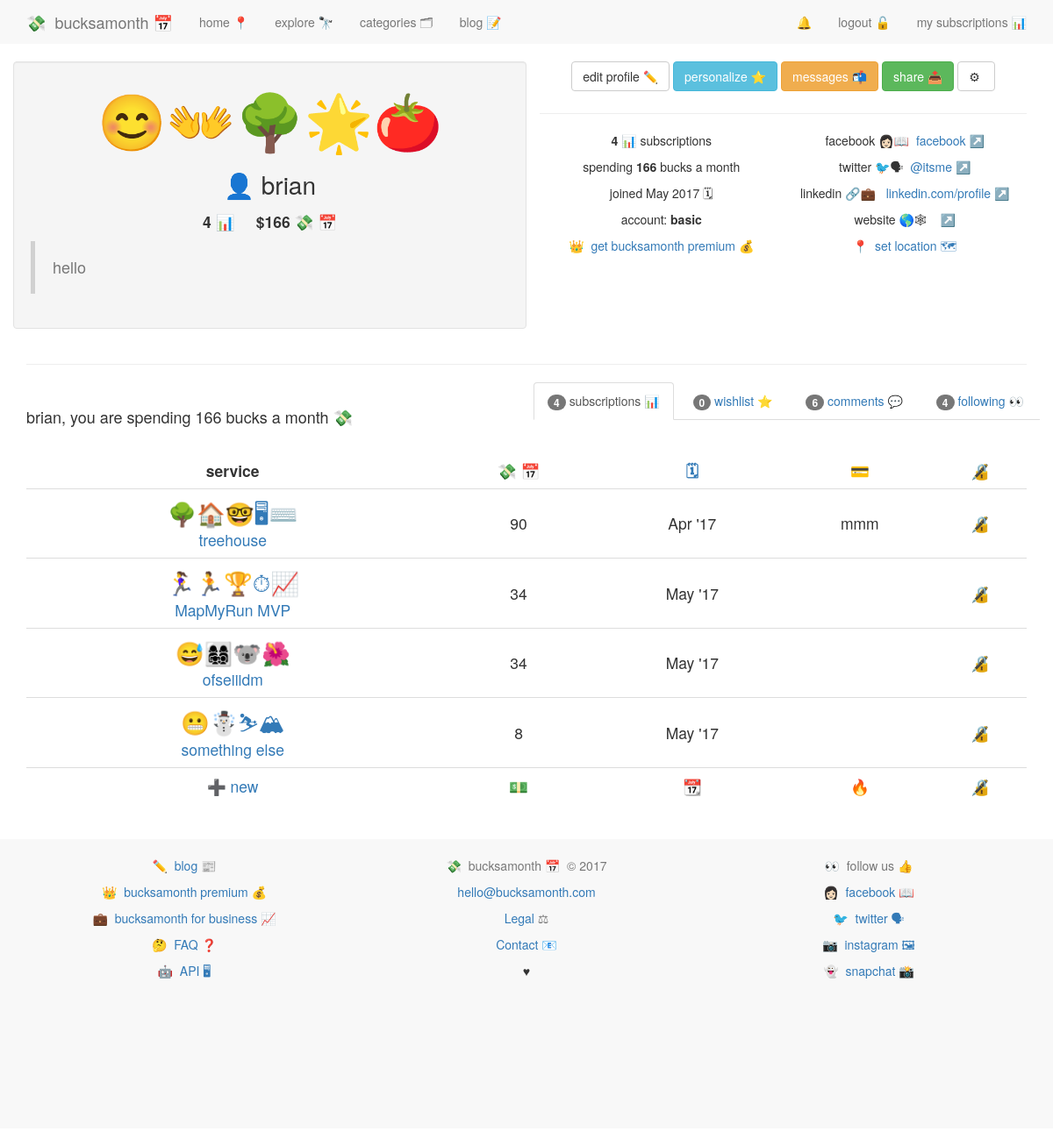
The page /account/profile/ (signed in) on the database its author committed.
### accounts/models.py (models this page shows, shortened)
class UserProfile(models.Model):
	user = models.OneToOneField(User)
	description = models.CharField(max_length=100, default='')
	twitter = models.CharField(max_length=100, default='')
	emoji = models.CharField(max_length=10, default='')
	facebook_url = models.URLField(max_length=400, blank=True)
	linkedin_url = models.URLField(max_length=400, blank=True)
	website = models.URLField(max_length=400, blank=True)
	setup = models.BooleanField(default=False)
	uid = models.CharField(default=uuid.uuid4, max_length=40)
	email_valid = models.BooleanField(default=False)
	followers = models.ManyToManyField('self')
	join_date = models.DateTimeField(auto_now_add=True, null=True, blank=True)
	def __str__(self):
		return self.user.username

### services/models.py (models this page shows, shortened)
class Subscription(models.Model):
	service 				= models.ForeignKey(Service, on_delete=models.CASCADE, related_name='subscription_service')
	user 					= models.ForeignKey(UserProfile, on_delete=models.CASCADE, related_name="subscribed_user")
	cc_nickname 			= models.CharField(max_length=10, default='')
	bucksamonth 			= models.DecimalField(max_digits=8, decimal_places=2, default=0.00)
	date_created			= models.DateField(default=date.today)
	wishlist				= models.BooleanField(default=False)
	private					= models.BooleanField(default=False)

class Service(models.Model):
	service_name 			= models.CharField(max_length=140)
	service_slug			= models.SlugField(blank=True)
	url_name 				= models.CharField(max_length=200)
	description_long		= models.CharField(max_length=500, default='')
	description_short		= models.CharField(max_length=140, default='')
	category				= models.ManyToManyField(Category, blank=True)
	featured				= models.BooleanField(default=False)
	date_created 			= models.DateField(auto_now=True)
	bucksamonth 			= models.DecimalField(max_digits=8, decimal_places=2, default=0.00)
	emoji					= models.CharField(max_length=20, default='')
	twitter 				= models.CharField(max_length=100, default='')
	tags 					= TaggableManager()
	def __str__(self):
		return str(self.service_name)
	def get_absolute_url(self):
		return "/services/%s/" % self.service_slug

### accounts/views.py (the view)
# urls.py: url(r'^(?P<username>.+)/$', view_profile, name='view_profile'),
@login_required
def view_profile(request):
	if request.user.userprofile.setup == True:
		subscriptions = Subscription.objects.filter(user=request.user.userprofile, wishlist=False)
		bucksamonth = Subscription.objects.filter(user=request.user.userprofile)
		wishlist = Subscription.objects.filter(user=request.user.userprofile, wishlist=True)
		bucksamonth = sum([subscription.bucksamonth for subscription in subscriptions])
		comments = Comment.objects.filter(user=request.user)
		friend_object, created = Friend.objects.get_or_create(current_user=request.user.userprofile)
		friends = [friend for friend in friend_object.users.all() if friend != request.user.userprofile]
		follower_count = len(friends)
		args = {'user':request.user,
				'subscriptions':subscriptions,
				'bucksamonth':bucksamonth,
				'wishlist':wishlist,
				'comments':comments,
				'friends':friends,
				'follower_count':follower_count,
		}
		return render(request, 'accounts/profile.html', args)
	return redirect('accounts:setup')

### accounts/templatetags/urlify.py (called while the page is built)
@register.filter
def urlify(value):
	return quote_plus(value)

### blog/models.py (called while the page is built)
    def __str__(self):
        return self.title

    def get_absolute_url(self):
        return reverse("blog:detail", kwargs={"slug":self.slug})

### accounts/templates/accounts/profile.html (shortened to what this page needs)
{% extends 'base.html' %}
{% load urlify %}
{% block content %}
{% include 'nav.html' %}
<div class="row">
<div class="col-md-6 well">
<p style="font-size:4.5em; text-align:center;">{{ user.userprofile.emoji }}</p>
<p style="font-size:2em; text-align:center;">👤 {{ user.username }}</p>
<p style="font-size:1.25em; text-align:center;"><strong>{{ subscriptions.all.count }} 📊&nbsp;&nbsp;&nbsp;</strong>&nbsp;&nbsp;<strong>${{ bucksamonth | floatformat:"0" }} 💸&nbsp;📅</strong></p>
<blockquote>
<h4 class="text-muted">{{ user.userprofile.description }}</h4>
</blockquote>
</div>
<div class="col-md-6 ">
<div style='text-align:center;'>
<div class='button-wrapper'>
<a type="link" class='btn btn-default' href="{% url 'accounts:edit' %}">edit profile ✏️</a>
<a type="link" class="btn btn-info" href="{% url 'accounts:update_personal_info' %}">personalize ⭐️</a>
<a type="link" class="btn btn-warning" href="{% url 'accounts:inbox' %}">messages 📬</a>
<a class="btn btn-success" href="#share" data-toggle="modal" data-target="#myModal-share">share 📤</a>
<a class="btn btn-default" href="#">⚙&nbsp;</a>
</div>
<hr>
<div class="col-md-6">
	<p><strong>{{ subscriptions.all.count }} 📊</strong> subscriptions</p>
	<p>spending <strong>{{ bucksamonth | floatformat:"0" }}</strong> bucks a month</p>
	<p>joined {{ request.user.userprofile.join_date | date:"M Y" }} 🗓</p>
	<p>account: <strong>basic</strong></p>
	<p><a href="#">👑&nbsp;&nbsp;get bucksamonth premium 💰</a></p>
</div>
<div class="col-md-6">
<p>facebook 👩🏻📖&nbsp;&nbsp;<a href="{{ request.user.userprofile.facebook_url }}">facebook</a> ↗️</p>
<p>twitter 🐦🗣&nbsp;&nbsp;<a href="https://twitter.com/{{ request.user.userprofile.twitter }}">{{ request.user.userprofile.twitter }}</a> ↗️</p>
<p>linkedin 🔗💼 &nbsp;&nbsp;<a href="{{ request.user.userprofile.linkedin_url }}">linkedin.com/profile</a> ↗️</p>
<p>website 🌎🕸 &nbsp;&nbsp;<a href="{{ request.user.userprofile.website }}">{{ request.user.userprofile.website }}</a> ↗️</p>
<p><a href='#'>📍&nbsp;&nbsp;set location 🗺</a></p>
</div>
</div>
</div>
</div>
<hr>
</div>
<div class="container">
	  <ul class="nav nav-tabs navbar-right" role="tablist">
	    <li role="presentation" class="active"><a href="#subscriptions" aria-controls="subscriptions" role="tab" data-toggle="tab"><span class="badge">{{ subscriptions.count }}</span> subscriptions 📊</a></li>
	    <li role="presentation"><a href="#wishlist" aria-controls="wishlist" role="tab" data-toggle="tab"><span class="badge">{{ wishlist.count }}</span> wishlist ⭐️</a></li>
	    <li role="presentation"><a href="#comments" aria-controls="comments" role="tab" data-toggle="tab"><span class="badge">{{ comments.count }}</span> comments 💬</a></li>
			<li role="presentation"><a href="#following" aria-controls="following" role="tab" data-toggle="tab"><span class="badge">{{ follower_count }}</span> following 👀</a></li>
	  </ul>
	  <div class="tab-content">
	    <div role="tabpanel" class="tab-pane active" id="subscriptions">
<br />
<h4>{{ user.username }}, you are spending {{ bucksamonth | floatformat:"0" }} bucks a month 💸 </h4>
<br />
				<table style="text-decoration:none; text-align:center;" class="table">
					<tr style="vertical-align: middle; font-size:1.25em; text-align:center; border-top: none !important;">
						<td class="table-top"><strong>service</strong></td>
						<td class="table-top" style="text-align:center;"><strong><a data-toggle="tooltip" title="bucks a month">💸&nbsp;📅</a></strong></td>
						<td class="table-top" style="text-align:center;"><strong><a data-toggle="tooltip" title="start date">🗓</a></strong></td>
						<td class="table-top"><strong><a data-toggle="tooltip" title="credit card nickname">💳</a></strong></td>
						<td class="table-top"><strong><a data-toggle="tooltip" title="edit">🔏</a></strong></td>
					</tr>
					{% for item in subscriptions %}
					<tr>
						<td style="vertical-align: middle; font-size:1.25em; text-align:center;"><a href="{% url 'services:service_detail' service_slug=item.service.service_slug %}"><span style="font-size:1.5em;">{{ item.service.emoji }}</span><br />{{ item.service }}</a>{% if item.private %} <a data-toggle="tooltip" title="private">🙈</a>{% endif %}</td>
						<td style="vertical-align: middle; font-size:1.25em; text-align:center;">{{ item.bucksamonth | floatformat:"0" }}</td>
						<td style="vertical-align: middle; font-size:1.25em; text-align:center;">{{ item.date_created | date:"M 'y"  }}</td>
						<td style="vertical-align: middle; font-size:1.25em; text-align:center;">{{ item.cc_nickname }}</td>
						<td style="vertical-align: middle; font-size:1.25em; text-align:center;"><a href="{% url 'accounts:subscription_update' pk=item.id %}">🔏</a>️</td>
					</tr>
					{% endfor %}
					<tr style="vertical-align: middle; font-size:1.25em; text-align:center;">
						<td><a href="{% url 'accounts:add_subscription' %}">➕ new</a></td>
						<td><a href="{% url 'accounts:add_subscription' %}">💵</a></td>
						<td><a href="{% url 'accounts:add_subscription' %}">📆</a></td>
						<td><a href="{% url 'accounts:add_subscription' %}">🔥</a></td>
						<td><a href="{% url 'accounts:add_subscription' %}">🔏</a></td>
					</tr>
				</table>
			</div>
	  </div>
</div>
{% endblock content %}

### static/css/main.css (style rules this page uses)
body { min-height: 200px; padding-top: 70px; padding-bottom: 20px; }
a { text-decoration: none; }
.table-top { border-top: none !important; }
.button-wrapper .btn { margin-bottom:5px; }
.nav-tabs > li { float:none; display:inline-block; zoom:1; }
.nav-tabs { text-align:center; }

### rows shown on the page
Subscription: service.emoji "🌳🏠🤓🖥⌨️", service "treehouse", bucksamonth "90", date_created "Apr '17", cc_nickname "mmm"
Subscription: service.emoji "🏃‍♀️🏃🏆⏱📈", service "MapMyRun MVP", bucksamonth "34", date_created "May '17"
Subscription: service.emoji "😅👩‍👩‍👧‍👦🐨🌺", service "ofseiiidm", bucksamonth "34", date_created "May '17"
Subscription: service.emoji "😬☃️⛷🏔", service "something else", bucksamonth "8", date_created "May '17"

### other values the page prints
{{ user.userprofile.emoji }} "😊👐🌳🌟🍅"
{{ user.username }} "brian"
{{ subscriptions.all.count }} "4"
{{ bucksamonth | floatformat:"0" }} "166"
{{ user.userprofile.description }} "hello"
{{ request.user.userprofile.join_date | date:"M Y" }} "May 2017"
{{ request.user.userprofile.twitter }} "@itsme"
{{ subscriptions.count }} "4"
{{ wishlist.count }} "0"
{{ comments.count }} "6"
{{ follower_count }} "4"
